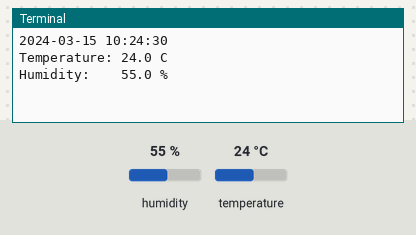
The program below on a simulated Raspberry Pi (BCM pin numbers). On the bench: the last lines printed to the terminal. The test bench sets the inputs (shaded band); at power-on: humidity 55 %, temperature 24 °C. The clock reads 2024-03-15 10:24:30 at power-on unless the program sets it; files the program writes start out absent; web requests get an empty 200 reply after 0.4 s.

Above: at 1.2 s.
1.3 s: humidity set to 22 %
At 3.0 s:
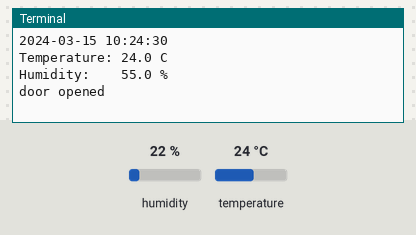
11.1 s: temperature set to 12 °C
At 16.3 s:
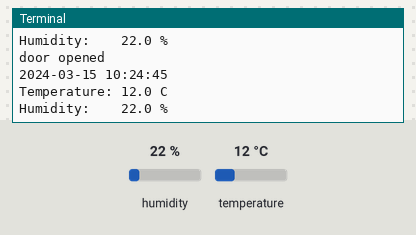
18.8 s: humidity set to 40 %
At 24.2 s:
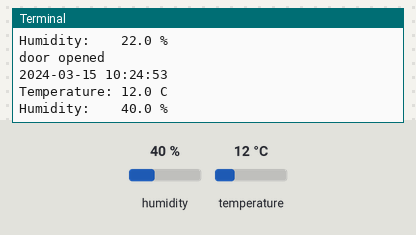
Timing chart, 0 to 25.7 s (numbered marks = the images above; inputs shaded):
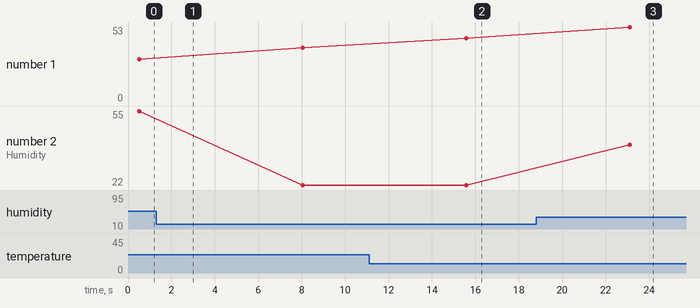

Measured:
- after the input at 11.1 s, the terminal: prints a new line after 4.5 s (image 2)
- after the input at 18.8 s, the terminal: prints a new line after 4.3 s (image 3)
- plotted number 2: 55 → 22 after the input at 1.3 s, 22 → 40 after the input at 18.8 s

The program:

iot_controller.py
```python
import time
import datetime
import Adafruit_DHT
import sys
import requests
import RPi.GPIO as GPIO
import sqlite3
import spidev


DHT_TYPE = Adafruit_DHT.DHT22
DHT_PIN  = 24
GPIO.setmode(GPIO.BCM)
ROOM_SENSOR_PIN = 27
DOOR_SENSOR_PIN = 23
GPIO.setup(ROOM_SENSOR_PIN, GPIO.IN)
GPIO.setup(DOOR_SENSOR_PIN, GPIO.IN, pull_up_down=GPIO.PUD_UP)
# Initialize SQLite
con = sqlite3.connect('db.sqlite3')
cur = con.cursor()

# LDR channel on MCP3008
LIGHT_CHANNEL = 0

# GPIO Setup
GPIO.setmode(GPIO.BCM)
LIGHT_PIN = 25

# Open SPI bus
spi = spidev.SpiDev()
spi.open(0, 0)
spi.max_speed_hz = 976000

# Light Level Threshold
threshold = 100


def runController():
    now = datetime.datetime.now()
    dt = now.replace(microsecond=0)
    print(dt)
    print('Temperature: {0:0.1f} C'.format(tmp))
    print('Humidity:    {0:0.1f} %'.format(hmd))
    setDtState(dt)
    setTmpState(tmp)
    setHmdState(hmd)
    roomState = readingRoomSensor()
##    currentMode = getCurrentMode()
    if roomState == 1:
        setRoomState('yes')
    else:
        setRoomState('no')
    doorState = readingDoorSensor()
    if doorState == 1:
        setDoorState('open')
    else:
        setDoorState('closed')


##    if currentMode == 'auto':
##        runAutoMode()
##    elif currentMode == 'manual':
##        runManualMode()
##    return True

### Function to read LDR connected to MCP3008
##def readLDR():
##    light_level = ReadChannel(LIGHT_CHANNEL)
##    if light_level == 0:
##        lux = 0
##    else:
##        lux = ConvertLux(light_level, 2)
##    return lux
##
### Function to convert LDR reading to Lux
##def ConvertLux(data, places):
##    R = 10 #10k-ohm resistor connected to LDR
##    volts = (data * 3.3) / 1023
##    volts = round(volts, places)
##    lux = 500 * (3.3 - volts) / (R * volts)
##    return lux
##
### Function to read SPI data from MCP3008 chip
##def ReadChannel(channel):
##    adc = spi.xfer2([1, (8 + channel) << 4, 0])
##    data = ((adc[1]&3) << 8) + adc[2]
##    return data
##
### Get current mode from DB
##def getCurrentMode():
##    cur.execute('SELECT * FROM myapp_mode')
##    data = cur.fetchone()  # (1, 'auto')
##    return data[1]
##
### Get current state from DB
##def getCurrentState():
##    cur.execute('SELECT * FROM myapp_state')
##    data = cur.fetchone()  # (1, 'on')
##    return data[1]
##
### Store current state in DB
##def setCurrentState(val):
##    query = 'UPDATE myapp_state set name = "'+val+'"'
##    cur.execute(query)
##
##def switchOnLight(PIN):
##    GPIO.setup(PIN, GPIO.OUT)
##    GPIO.output(PIN, True)
##
##def switchOffLight(PIN):
##    GPIO.setup(PIN, GPIO.OUT)
##    GPIO.output(PIN, False)
##
##def runManualMode():
##    # Get current state from DB
##    currentState = getCurrentState()
##    if currentState == 'on':
##        print('Manual - On')
##        switchOnLight(LIGHT_PIN)
##    elif currentState == 'off':
##        print('Manual - Off')
##        switchOffLight(LIGHT_PIN)
##
##def runAutoMode():
##    # Read LDR
##    lightlevel = readLDR()
##    if lightlevel < threshold:
##        print('Auto - On (lux=%d)' % lightlevel)
##        switchOnLight(LIGHT_PIN)
##    else:
##        print('Auto - Off (lux=%d)' % lightlevel)
##        switchOffLight(LIGHT_PIN)


def setDtState(val):
    values = {'name': val}
    r = requests.put('http://127.0.0.1:8000/iot/rasp/dt/1/', data=values)


def setTmpState(val):
    values = {'name': val}
    r = requests.put('http://127.0.0.1:8000/iot/rasp/tmp/1/', data=values)


def setHmdState(val):
    values = {'name': val}
    r = requests.put('http://127.0.0.1:8000/iot/rasp/hmd/1/', data=values)
########################################################################


def readingRoomSensor():
    if GPIO.input(ROOM_SENSOR_PIN):
        print('motion detected')
        return 1
    else:
        return 0


def readingDoorSensor():
    if GPIO.input(DOOR_SENSOR_PIN):
        print('door opened')
        return 1
    else:
        return 0


def setRoomState(val):
    values = {'name': val}
    r = requests.put('http://127.0.0.1:8000/iot/rasp/room/1/', data=values)


def setDoorState(val):
    values = {'name': val}
    r = requests.put('http://127.0.0.1:8000/iot/rasp/door/1/', data=values)


while True:
    try:
        hmd, tmp = Adafruit_DHT.read(DHT_TYPE, DHT_PIN)
        if hmd is None or tmp is None:
            time.sleep(2)
            continue
        runController()
        time.sleep(5)
    except KeyboardInterrupt:
        spi.close()
        GPIO.cleanup()
        exit()
```
